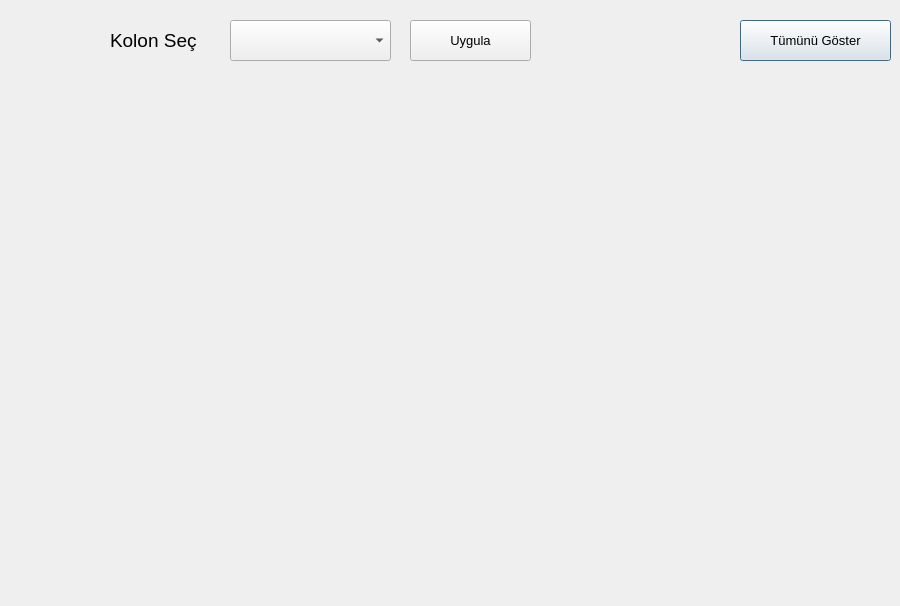
<?xml version="1.0" encoding="UTF-8"?>
<ui version="4.0">
 <class>Dialog</class>
 <widget class="QDialog" name="Dialog">
  <property name="geometry">
   <rect>
    <x>0</x>
    <y>0</y>
    <width>900</width>
    <height>606</height>
   </rect>
  </property>
  <property name="maximumSize">
   <size>
    <width>900</width>
    <height>700</height>
   </size>
  </property>
  <property name="windowTitle">
   <string>Dialog</string>
  </property>
  <widget class="QComboBox" name="comboBox">
   <property name="geometry">
    <rect>
     <x>230</x>
     <y>20</y>
     <width>161</width>
     <height>41</height>
    </rect>
   </property>
  </widget>
  <widget class="QPushButton" name="pushButton_2">
   <property name="geometry">
    <rect>
     <x>740</x>
     <y>20</y>
     <width>151</width>
     <height>41</height>
    </rect>
   </property>
   <property name="font">
    <font>
     <pointsize>10</pointsize>
    </font>
   </property>
   <property name="text">
    <string>Tümünü Göster</string>
   </property>
  </widget>
  <widget class="QWidget" name="widget" native="true">
   <property name="geometry">
    <rect>
     <x>10</x>
     <y>80</y>
     <width>881</width>
     <height>511</height>
    </rect>
   </property>
  </widget>
  <widget class="QPushButton" name="pushButton_3">
   <property name="geometry">
    <rect>
     <x>410</x>
     <y>20</y>
     <width>121</width>
     <height>41</height>
    </rect>
   </property>
   <property name="font">
    <font>
     <pointsize>10</pointsize>
    </font>
   </property>
   <property name="text">
    <string>Uygula</string>
   </property>
  </widget>
  <widget class="QLabel" name="label">
   <property name="geometry">
    <rect>
     <x>110</x>
     <y>20</y>
     <width>111</width>
     <height>41</height>
    </rect>
   </property>
   <property name="font">
    <font>
     <pointsize>14</pointsize>
    </font>
   </property>
   <property name="text">
    <string>Kolon Seç</string>
   </property>
  </widget>
 </widget>
 <resources/>
 <connections/>
</ui>
